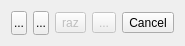
<?xml version="1.0" encoding="UTF-8"?>
<ui version="4.0">
 <class>GraphicalRenderSurfaceWindowDlg</class>
 <widget class="QDialog" name="GraphicalRenderSurfaceWindowDlg">
  <property name="geometry">
   <rect>
    <x>0</x>
    <y>0</y>
    <width>134</width>
    <height>37</height>
   </rect>
  </property>
  <property name="sizePolicy">
   <sizepolicy hsizetype="Fixed" vsizetype="Fixed">
    <horstretch>0</horstretch>
    <verstretch>0</verstretch>
   </sizepolicy>
  </property>
  <property name="minimumSize">
   <size>
    <width>0</width>
    <height>0</height>
   </size>
  </property>
  <property name="windowTitle">
   <string>Surface</string>
  </property>
  <layout class="QHBoxLayout" name="horizontalLayout">
   <item>
    <widget class="QToolButton" name="exportMeshSurfaceButton">
     <property name="minimumSize">
      <size>
       <width>16</width>
       <height>24</height>
      </size>
     </property>
     <property name="toolTip">
      <string>Export multiple slices by repeating the process along one or several dimensions (+ contour extraction)</string>
     </property>
     <property name="statusTip">
      <string>Export multiple slices by repeating the process along one or several dimensions (+ contour extraction)</string>
     </property>
     <property name="text">
      <string>...</string>
     </property>
     <property name="icon">
      <iconset resource="../MainWindow.qrc">
       <normaloff>:/Resources/images/dbMeshSymbol.png</normaloff>:/Resources/images/dbMeshSymbol.png</iconset>
     </property>
    </widget>
   </item>
   <item>
    <widget class="QToolButton" name="exportPointCloudButton">
     <property name="sizePolicy">
      <sizepolicy hsizetype="Fixed" vsizetype="Fixed">
       <horstretch>0</horstretch>
       <verstretch>0</verstretch>
      </sizepolicy>
     </property>
     <property name="minimumSize">
      <size>
       <width>16</width>
       <height>24</height>
      </size>
     </property>
     <property name="toolTip">
      <string>Export selection as a new cloud</string>
     </property>
     <property name="statusTip">
      <string>Export selection as a new cloud</string>
     </property>
     <property name="text">
      <string>...</string>
     </property>
     <property name="icon">
      <iconset resource="../MainWindow.qrc">
       <normaloff>:/Resources/images/cloud.png</normaloff>:/Resources/images/cloud.png</iconset>
     </property>
    </widget>
   </item>
   <item>
    <widget class="QToolButton" name="resetButton">
     <property name="enabled">
      <bool>false</bool>
     </property>
     <property name="sizePolicy">
      <sizepolicy hsizetype="Fixed" vsizetype="Fixed">
       <horstretch>0</horstretch>
       <verstretch>0</verstretch>
      </sizepolicy>
     </property>
     <property name="toolTip">
      <string>Reset</string>
     </property>
     <property name="statusTip">
      <string>Reset</string>
     </property>
     <property name="text">
      <string>raz</string>
     </property>
     <property name="icon">
      <iconset resource="../MainWindow.qrc">
       <normaloff>:/Resources/images/smallReset.png</normaloff>:/Resources/images/smallReset.png</iconset>
     </property>
    </widget>
   </item>
   <item>
    <widget class="QToolButton" name="restoreToolButton">
     <property name="enabled">
      <bool>false</bool>
     </property>
     <property name="toolTip">
      <string>Restore the last clipping box used with this cloud</string>
     </property>
     <property name="statusTip">
      <string>Restore the last clipping box used with this cloud</string>
     </property>
     <property name="text">
      <string>...</string>
     </property>
     <property name="icon">
      <iconset resource="../MainWindow.qrc">
       <normaloff>:/Resources/images/restore.png</normaloff>:/Resources/images/restore.png</iconset>
     </property>
    </widget>
   </item>
   <item>
    <widget class="QToolButton" name="cancelButton">
     <property name="sizePolicy">
      <sizepolicy hsizetype="Fixed" vsizetype="Fixed">
       <horstretch>0</horstretch>
       <verstretch>0</verstretch>
      </sizepolicy>
     </property>
     <property name="toolTip">
      <string>Close</string>
     </property>
     <property name="statusTip">
      <string>Close</string>
     </property>
     <property name="text">
      <string>Cancel</string>
     </property>
     <property name="icon">
      <iconset resource="../MainWindow.qrc">
       <normaloff>:/Resources/images/smallCancel.png</normaloff>:/Resources/images/smallCancel.png</iconset>
     </property>
    </widget>
   </item>
  </layout>
 </widget>
 <resources>
  <include location="../MainWindow.qrc"/>
 </resources>
 <connections/>
</ui>
